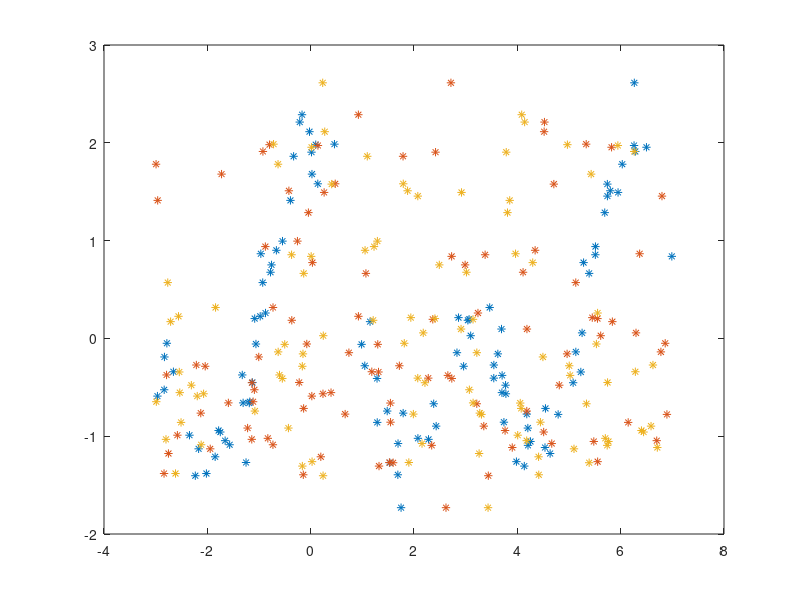

This chart was generated by the following MATLAB code: (Note: this script raises an error after producing the figure.)
gam = 5; sig2 = 100;
X = 10.*rand(100,3)-3;
Y = cos(X(:,1)) + cos(2*(X(:,1))) + 0.3.*randn(100,1);
figure, plot(X,Y,'*')
[selected, ranking, costs] = bay_lssvmARD({X,Y,'class',gam,sig2});
ranking
selected
costs
%figure, plot([selected])
%[dimensions, ordered, costs, sig2s] =  bay_lssvmARD({X,Y,'class',gam,sig2});